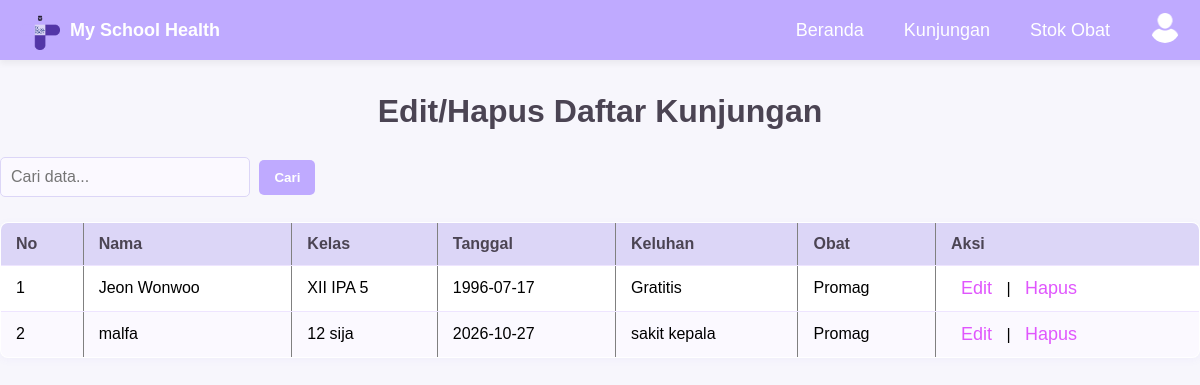
The page /editkunjungan.php (signed in) on the database its author committed.
### tables this page shows
CREATE TABLE `kunjungan` (
  `id_kunjungan` int(11) NOT NULL,
  `nama_siswa` varchar(255) NOT NULL,
  `kelas` varchar(255) NOT NULL,
  `tanggal` date NOT NULL,
  `keluhan` varchar(255) NOT NULL,
  `id_obat` int(11) DEFAULT NULL
);

### editkunjungan.php (the view, shortened to what this page needs)
<?php
include 'koneksi.php';
?>
<!DOCTYPE html>
<html lang="en">
<head>
    <link rel="stylesheet" href="style.css">
</head>
<body>
    <nav>
        <div class="logo-website">
            <img src="img/logo.png" alt="Logo">
            <span>My School Health</span>
        </div>
        <ul>
            <li><a href="index.php">Beranda</a></li>
            <li class="dropdown">
                <a href="#">Kunjungan</a>
            </li>
            <li class="dropdown">
                <a href="#">Stok Obat</a>
            </li>
            <li>
                <a href="profile.php" class="profile">
                    <img src="img/user.png" alt="user">
                </a>
            </li>
        </ul>
    </nav>
    <br></br>
    <br></br>
    <h1>Edit/Hapus Daftar Kunjungan</h1>
    <form method="post">
        <input type="text" name="keyword" placeholder="Cari data...">
        <button type="submit" name="cari">Cari</button>
    </form>
    <table border="1">
        <thead>
            <tr>
                <th>No</th>
                <th>Nama</th>
                <th>Kelas</th>
                <th>Tanggal</th>
                <th>Keluhan</th>
                <th>Obat</th>
                <th>Aksi</th>
            </tr>
        </thead>
        <tbody>
        <?php
            $query = "SELECT k.id_kunjungan, k.nama_siswa, k.kelas, k.tanggal, k.keluhan,
                             COALESCE(o.nama_obat, 'Tidak Perlu Obat') AS nama_obat
                      FROM kunjungan k
                      LEFT JOIN stok_obat o ON k.id_obat = o.id_obat";
            $result = mysqli_query($koneksi, $query);
            $no = 1;
            if (mysqli_num_rows($result) > 0) {
                while ($row = mysqli_fetch_assoc($result)) {
                    echo "<tr>
                            <td>{$no}</td>
                            <td>{$row['nama_siswa']}</td>
                            <td>{$row['kelas']}</td>
                            <td>{$row['tanggal']}</td>
                            <td>{$row['keluhan']}</td>
                            <td>{$row['nama_obat']}</td>
                            <td>
                                <span><a href='edit.php?id_kunjungan={$row['id_kunjungan']}'>Edit</a> | </span>
                                <span><a href='hapus.php?id={$row['id_kunjungan']}' onclick='return confirm(\"Apakah Anda yakin ingin menghapus data ini?\");'>Hapus</a></span>
                            </td>
                        </tr>";
                    $no++;
                }
            } else {
                echo "<tr><td colspan='7'>Data tidak ditemukan</td></tr>";
            }
        ?>
        </tbody>
    </table>
</body>
</html>

### style.css (style rules this page uses)
nav { display: flex; justify-content: space-between; align-items: center; background-color: #bfaaff; padding: 10px 20px; position: fixed; top: 0; width: 100%; z-index: 1; box-shadow: 0 4px 6px rgba(0, 0, 0, 0.05); flex-wrap: wrap; }
.logo-website { display: flex; align-items: center; }
.logo-website img { width: 40px; height: 40px; margin-right: 10px; }
.logo-website span { font-size: 18px; font-weight: bold; color: #ffffff; }
ul { list-style: none; margin: 0; padding: 0; display: flex; align-items: center; }
li { position: relative; margin-right: 20px; }
a { color: #ffffff; text-decoration: none; padding: 5px 10px; transition: background-color 0.3s, color 0.3s; font-size: 18px; }
.profile img { width: 30px; height: 30px; border-radius: 50%; margin-right: 10px; }
body { font-family: 'Lucida Sans', 'Lucida Sans Regular', 'Lucida Grande', 'Lucida Sans Unicode', Geneva, Verdana, sans-serif, sans-serif; margin: 0; padding: 0; background-color: #f7f6fc; }
h1 { text-align: center; color: #4b4453; }
input[type="text"], input[type="date"], input[type="number"], select, textarea { width: 100%; padding: 10px; margin: 5px 0; display: inline-block; border: 1px solid #dcd6f7; border-radius: 6px; box-sizing: border-box; font-size: 16px; background-color: #fbf9ff; }
input[type="submit"], button[type="submit"] { background-color: #a8e6cf; color: #2d3436; border: none; padding: 10px 15px; border-radius: 6px; cursor: pointer; transition: background-color 0.3s; font-weight: 600; }
table { width: 100%; border-collapse: collapse; margin: 20px 0; background-color: white; border-radius: 8px; overflow: hidden; box-shadow: 0 2px 8px rgba(108, 92, 231, 0.05); }
thead { background-color: #dcd6f7; color: #4b4453; }
th, td { padding: 12px 15px; text-align: left; border-bottom: 1px solid #eee5ff; }
tbody tr:nth-child(even) { background-color: #fbf9ff; }
button { padding: 8px 12px; background-color: #a8e6cf; border: none; border-radius: 4px; cursor: pointer; color: #2d3436; font-weight: 500; transition: background-color 0.3s; }
span a { color: #e056fd; text-decoration: none; }
input[name="keyword"] { padding: 10px; border: 1px solid #dcd6f7; border-radius: 5px; background-color: #fbf9ff; width: 250px; margin-right: 5px; }
button[name="cari"] { padding: 10px 15px; border: none; border-radius: 5px; background-color: #bfaaff; color: white; cursor: pointer; }

### rows shown on the page
kunjungan: nama_siswa "Jeon Wonwoo", kelas "XII IPA 5", tanggal "1996-07-17", keluhan "Gratitis", nama_obat "Promag"
kunjungan: nama_siswa "malfa", kelas "12 sija", tanggal "2026-10-27", keluhan "sakit kepala", nama_obat "Promag"
